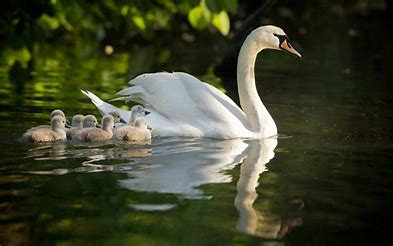
#> input picture CameraImageVedioTESTING/times_square.jpeg, 393 x 246 px, found by its file name
$ python image_view.py
#> lines starting #> are read from the running program, lines starting #| are printed output that depends on the picture
import cv2

im = cv2.imread('CameraImageVedioTESTING/times_square.jpeg')
#> im is the input picture: shape (246, 393, 3); mean B, G, R 43.4, 66.1, 62
h,w,_ = im.shape
#> h = 246; w = 393
sm_img = cv2.resize(im,(w//2,h//2))
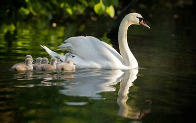
#> sm_img: shape (123, 196, 3); mean B, G, R 43.3, 66.1, 62

cv2.imshow("photo",im)

cv2.imshow("photo_small",sm_img)
print(im,type(im),im.shape)
#> (printed output is left out)

cv2.waitKey(0)
